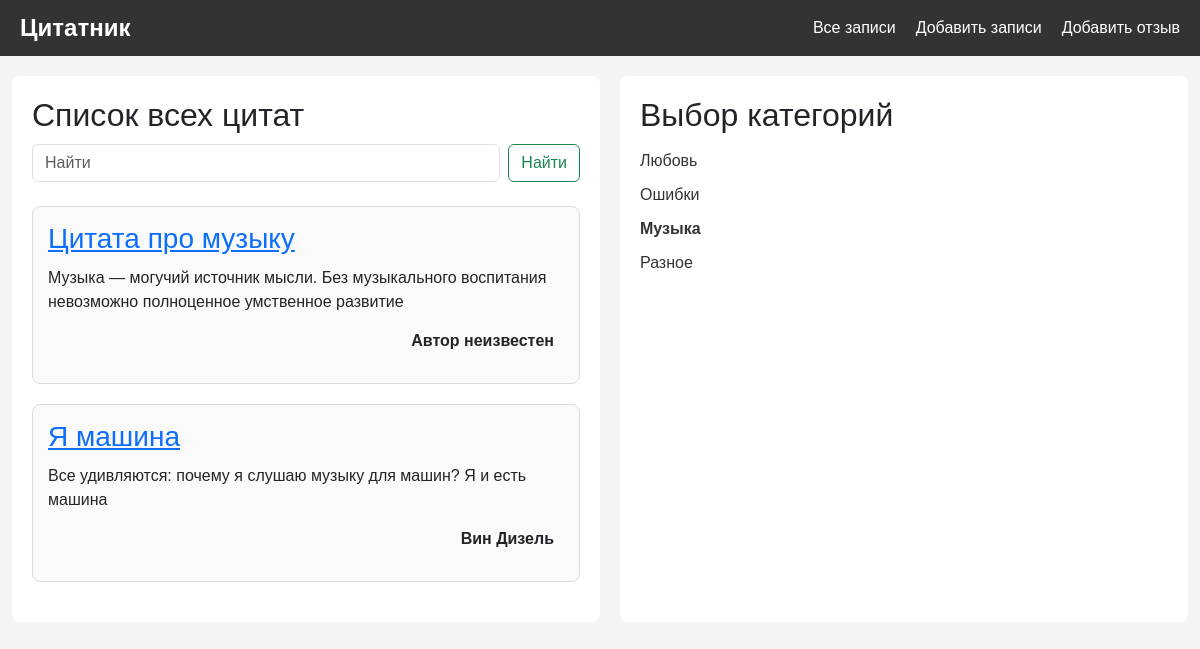
/notes?category=3, run on the app's committed database.
### core/models.py (models this page shows, shortened)
class Note(models.Model):
    class Meta:
        verbose_name = 'Заметка'
        verbose_name_plural = 'Заметки'
    title = models.CharField( max_length=255, null=False )
    text = models.TextField( null=False )
    author = models.CharField( max_length=255, default='Автор неизвестен', null=False )
    created_date = models.DateTimeField( auto_now_add=True )
    category = models.ForeignKey(
                                 NoteCategory,
                                 blank=True,
                                 null=True,
                                 on_delete=models.SET_DEFAULT,
                                 related_name='category_notes',
                                 default='Разное'
                                 )

class NoteCategory(models.Model):
    class Meta:
        verbose_name = 'Категория'
        verbose_name_plural = 'Категории'
    title = models.CharField(max_length = 255, verbose_name = 'Название')

### core/views.py (the view)
# urls.py: path( 'notes', notes, name='notes' ),
def notes(request):
    notes = Note.objects.all()
    categories = NoteCategory.objects.all()
    active_category = None
    category = request.GET.get('category')
    if category:
        notes = Note.objects.filter( category__id = category )
        active_category = NoteCategory.objects.get( id = category )
    context = {
        'notes':notes,
        'categories':categories,
        'notes':notes,
        'active_category':active_category
    }
    return render(request, 'notes.html', context)

### templates/notes.html
{% extends 'base.html' %}
{% block content %}
<div class="main-content">
    <h2>Список всех цитат</h2>
    <form class="d-flex mb-4" role="search" action="{% url 'notes_search' %}">
        <input value="{{ search_text }}" name="text" class="form-control me-2" type="search" placeholder="Найти" aria-label="Search">
        <button class="btn btn-outline-success" type="submit">Найти</button>
    </form>
    {% for note in notes %}
    <div class="post-card">
        <h3><a href="{% url 'note_detail' note.id %}">{{note.title}}</a></h3>
        <div>
            <p>{{note.text}}</p>
            <p class="author-signature">{{note.author}}</p>
        </div>
    </div>
    {% endfor %}
</div>
<aside class="sidebar">
    <h2>Выбор категорий</h2>
    <ul>
        {% for category in categories %}
            {% if category.id == active_category.id   %}
                <li><a href="?category={{category.id}}"><b>{{category.title}}</b></a></li>
            {% else %}
                <li><a href="?category={{category.id}}">{{category.title}}</a></li>
            {% endif %}
        {% endfor %}
    </ul>
</aside>
{% endblock %}

### templates/base.html (style rules this page uses)
body { font-family: Arial, sans-serif; margin: 0; padding: 0; background-color: #f4f4f4; }
.main-content { flex: 2; padding: 20px; background-color: #fff; border-radius: 8px; margin-right: 20px; max-width: 50%; }
.sidebar { flex: 1; padding: 20px; background-color: #fff; border-radius: 8px; }
h1, h2 { margin: 0; padding-bottom: 10px; }
.post-card { padding: 15px; margin-bottom: 20px; border: 1px solid #ddd; border-radius: 8px; background-color: #fafafa; }
.post-card h3 { margin: 0 0 10px; }
.post-card p { margin: 0 0 15px; }
ul { list-style-type: none; padding: 0; }
ul li { padding: 5px 0; }
ul li a { text-decoration: none; color: #333; }
.author-signature { text-align: right; padding-right: 10px; font-weight:550; }

### data on the page
Note: title "Цитата про музыку", text "Музыка — могучий источник мысли. Без музыкального воспитания невозможно полноценное умственное развитие", author "Автор неизвестен"
Note: title "Я машина", text "Все удивляются: почему я слушаю музыку для машин? Я и есть машина", author "Вин Дизель"
NoteCategory: title "Любовь"
NoteCategory: title "Ошибки"
NoteCategory: title "Музыка"
NoteCategory: title "Разное"
